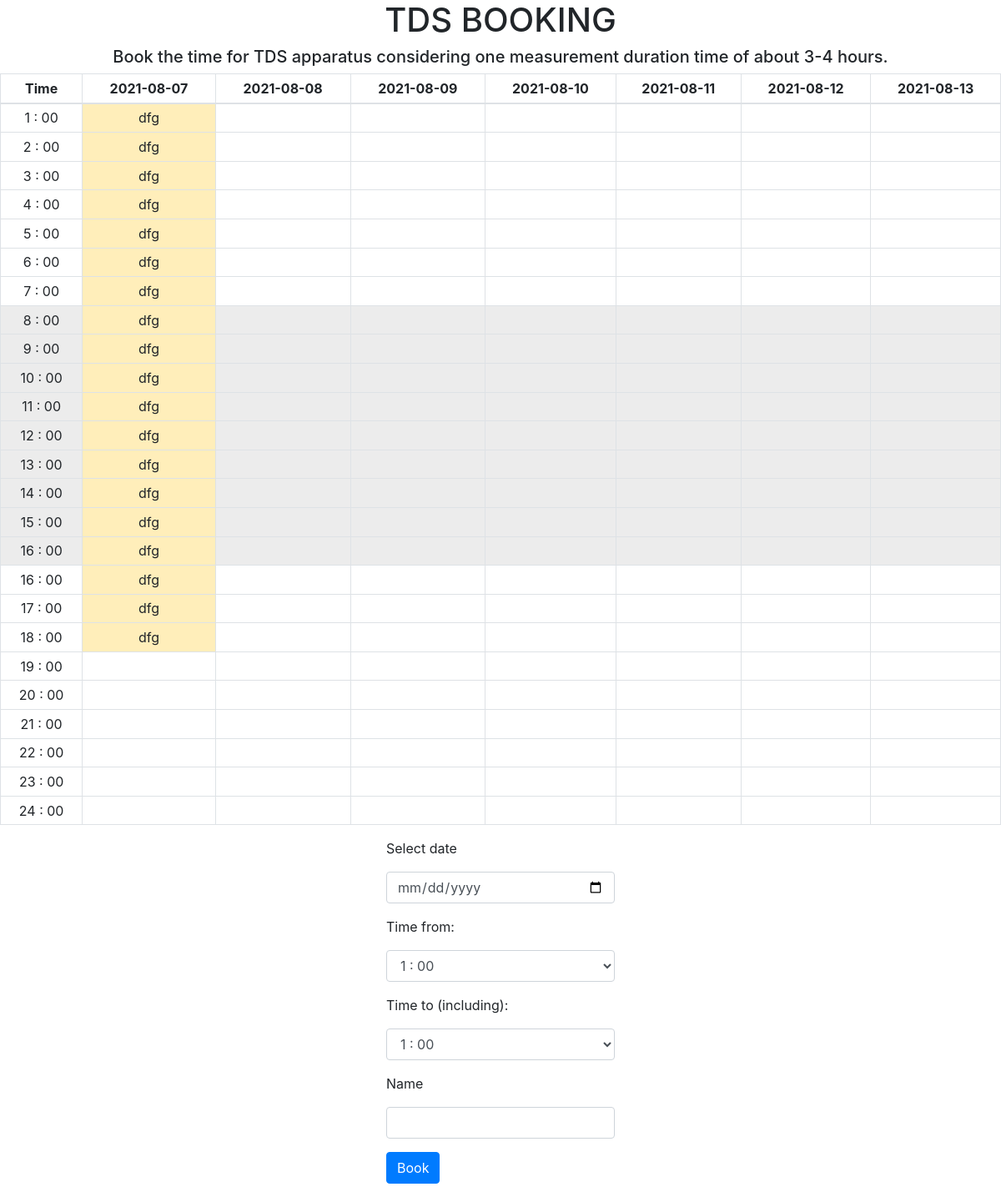
The page / on the database its author committed.
### main/models.py (models this page shows, shortened)
class Booking_date(db.Model):
    __tablename__ = 'booking_date'
    id = db.Column(db.Integer, primary_key=True)
    book_on = db.Column(db.Date)
    book_by = db.Column(db.String)
    time = db.relationship('Booking_time')

### main/booking/views.py (the view, shortened to what this page needs)
@book.route('/', methods=['GET', 'POST'])
def index():
    form = Book_time()
    database = Booking_date.query.filter(Booking_date.book_on >= datetime.now().strftime('%Y-%m-%d'), Booking_date.book_on <= (datetime.now() + timedelta(days=6)).strftime('%Y-%m-%d')).all()
    days = []
    for i in range(0,7):
        days.append((datetime.now() + timedelta(days=1)*i).strftime('%Y-%m-%d'))
    print(days)
    return render_template('index.html', form=form, database=database, days=days)

### main/templates/index.html (shortened to what this page needs)
{% extends 'base.html' %}
{% block content %}
<h5 style="text-align: center">Book the time for TDS apparatus considering one measurement duration time of about 3-4 hours.</h5>
<div class="">
  <table class="table table-bordered table-sm">
  <thead>
    <tr>
      <th scope="col" style="text-align: center">Time</th>
      {% for day in days %}
          <th scope="col" style="text-align: center">{{ day }}</th>
      {% endfor %}
    </tr>
  </thead>
  <tbody>
    {% for i in [1,2,3,4,5,6,7] %}
        <tr>
          <td style="text-align: center"> {{ i }} : 00 </td>
          {% for day in days %}
            {% set ns = namespace() %}
            {% set ns.res = ' ' %}
                  {% for data in database %}
                      {% set day2 = data.book_on | string() %}
                      {% if day == day2 and i >= data.time[0].book_from and i <= data.time[0].book_to %}
                          {% set ns.res = data.book_by %}
                      {% endif %}
                  {% endfor %}
                  {% if ns.res == ' ' %}
                    <td style="text-align: center">
                    </td>
                  {% else %}
                    <td style="text-align: center" class="table-warning">
                        {{ns.res}}
                    </td>
                  {% endif %}
          {% endfor %}
        </tr>
    {% endfor %}
    {% for i in [8,9,10,11,12,13,14,15,16] %}
        <tr>
          <td style="text-align: center" class="table-active"> {{ i }} : 00 </td>
          {% for day in days %}
            {% set ns = namespace() %}
            {% set ns.res = ' ' %}
                  {% for data in database %}
                      {% set day2 = data.book_on | string() %}
                      {% if day == day2 and i >= data.time[0].book_from and i <= data.time[0].book_to %}
                          {% set ns.res = data.book_by %}
                      {% endif %}
                  {% endfor %}
                  {% if ns.res == ' ' %}
                    <td style="text-align: center" class="table-active">
                    </td>
                  {% else %}
                    <td style="text-align: center" class="table-warning">
                        {{ns.res}}
                    </td>
                  {% endif %}
          {% endfor %}
        </tr>
    {% endfor %}
    {% for i in [16,17,18,19,20,21,22,23,24] %}
        <tr>
          <td style="text-align: center"> {{ i }} : 00 </td>
          {% for day in days %}
            {% set ns = namespace() %}
            {% set ns.res = ' ' %}
                  {% for data in database %}
                      {% set day2 = data.book_on | string() %}
                      {% if day == day2 and i >= data.time[0].book_from and i <= data.time[0].book_to %}
                          {% set ns.res = data.book_by %}
                      {% endif %}
                  {% endfor %}
                  {% if ns.res == ' ' %}
                    <td style="text-align: center">
                    </td>
                  {% else %}
                    <td style="text-align: center" class="table-warning">
                        {{ns.res}}
                    </td>
                  {% endif %}
          {% endfor %}
        </tr>
    {% endfor %}
  </tbody>
</table>
<div class="container">
  <div class="row justify-content-sm-center">
  <form method="POST">
    <div class="form-group">
      {{ form.date_select.label(class = 'form-group') }}
      {% if form.date_select.errors %}
            {{ form.date_select(class="form-control is-invalid") }}
            <div class="invalid-feedback">
                {% for error in form.date_select.errors %}
                    <span>{{ error }}</span>
                {% endfor %}
            </div>
        {% else %}
            {{ form.date_select(class="form-control datepicker") }}
        {% endif %}
    </div>
    <div class="form-group">
      {{ form.time_from.label(class = 'form-group') }}
      {% if form.time_from.errors %}
            {{ form.time_from(class="form-control is-invalid") }}
            <div class="invalid-feedback">
                {% for error in form.time_from.errors %}
                    <span>{{ error }}</span>
                {% endfor %}
            </div>
        {% else %}
            {{ form.time_from(class="form-control") }}
        {% endif %}
    </div>
    <div class="form-group">
      {{ form.time_to.label(class = 'form-group') }}
      {% if form.time_to.errors %}
            {{ form.time_to(class="form-control is-invalid") }}
            <div class="invalid-feedback">
                {% for error in form.time_to.errors %}
                    <span>{{ error }}</span>
                {% endfor %}
            </div>
        {% else %}
            {{ form.time_to(class="form-control") }}
        {% endif %}
    </div>
    <div class="form-group">
      {{ form.name.label(class = 'form-group') }}
      {% if form.name.errors %}
            {{ form.name(class="form-control is-invalid") }}
            <div class="invalid-feedback">
                {% for error in form.name.errors %}
                    <span>{{ error }}</span>
                {% endfor %}
            </div>
        {% else %}
            {{ form.name(class="form-control") }}
        {% endif %}
    </div>
    <div class="form-group">
      {{ form.submit(class = 'btn btn-primary') }}
    </div>
  </form>
  </div>
</div>
</div>
{% endblock %}

### main/templates/base.html (shortened to what this page needs)
<!DOCTYPE html>
<html>
  <head>
    <link rel="stylesheet" href="https://cdn.jsdelivr.net/npm/bootstrap@4.6.0/dist/css/bootstrap.min.css">
  </head>
  <body>
    <h1 style="text-align:center">TDS BOOKING</h1>
    {% block content %}
    {% endblock %}
  </body>
</html>

### rows shown on the page
Booking_date: res "dfg" "dfg" "dfg" "dfg" "dfg" "dfg" "dfg", res "dfg" "dfg" "dfg" "dfg" "dfg" "dfg" "dfg" "dfg" "dfg", res "dfg" "dfg" "dfg"

### other values the page prints
{{ day }} "2021-08-07" "2021-08-08" "2021-08-09" "2021-08-10" "2021-08-11" "2021-08-12" "2021-08-13"
{{ i }} "1" "2" "3" "4" "5" "6" "7"
{{ i }} "8" "9" "10" "11" "12" "13" "14" "15" "16"
{{ i }} "16" "17" "18" "19" "20" "21" "22" "23" "24"
